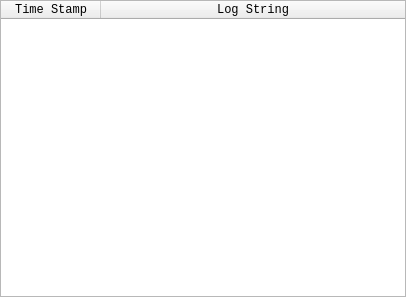
<?xml version="1.0" encoding="utf-8"?>
<!--
* 	This file is part of Nanomite.
*
*    Nanomite is free software: you can redistribute it and/or modify
*    it under the terms of the GNU General Public License as published by
*    the Free Software Foundation, either version 3 of the License, or
*    (at your option) any later version.
*
*    Nanomite is distributed in the hope that it will be useful,
*    but WITHOUT ANY WARRANTY; without even the implied warranty of
*    MERCHANTABILITY or FITNESS FOR A PARTICULAR PURPOSE.  See the
*    GNU General Public License for more details.
*
*    You should have received a copy of the GNU General Public License
*    along with Nanomite.  If not, see <http://www.gnu.org/licenses/>.
*/
-->
<ui version="4.0">
 <class>qtDLGLogView</class>
 <widget class="QDockWidget" name="qtDLGLogView">
  <property name="geometry">
   <rect>
    <x>0</x>
    <y>0</y>
    <width>406</width>
    <height>297</height>
   </rect>
  </property>
  <property name="sizePolicy">
   <sizepolicy hsizetype="Expanding" vsizetype="Expanding">
    <horstretch>0</horstretch>
    <verstretch>0</verstretch>
   </sizepolicy>
  </property>
  <property name="minimumSize">
   <size>
    <width>71</width>
    <height>222</height>
   </size>
  </property>
  <property name="features">
   <set>QDockWidget::DockWidgetFloatable|QDockWidget::DockWidgetMovable</set>
  </property>
  <property name="windowTitle">
   <string>Log View</string>
  </property>
  <widget class="QWidget" name="widget">
   <property name="sizePolicy">
    <sizepolicy hsizetype="Expanding" vsizetype="Expanding">
     <horstretch>0</horstretch>
     <verstretch>0</verstretch>
    </sizepolicy>
   </property>
   <layout class="QGridLayout" name="gridLayout">
    <property name="margin">
     <number>0</number>
    </property>
    <property name="spacing">
     <number>0</number>
    </property>
    <item row="0" column="0">
     <widget class="QTableWidget" name="tblLogBox">
      <property name="minimumSize">
       <size>
        <width>0</width>
        <height>200</height>
       </size>
      </property>
      <property name="maximumSize">
       <size>
        <width>16777215</width>
        <height>16777215</height>
       </size>
      </property>
      <property name="font">
       <font>
        <family>Lucida Console</family>
       </font>
      </property>
      <property name="contextMenuPolicy">
       <enum>Qt::CustomContextMenu</enum>
      </property>
      <property name="editTriggers">
       <set>QAbstractItemView::NoEditTriggers</set>
      </property>
      <property name="selectionMode">
       <enum>QAbstractItemView::ExtendedSelection</enum>
      </property>
      <property name="selectionBehavior">
       <enum>QAbstractItemView::SelectRows</enum>
      </property>
      <property name="horizontalScrollMode">
       <enum>QAbstractItemView::ScrollPerPixel</enum>
      </property>
      <property name="showGrid">
       <bool>false</bool>
      </property>
      <attribute name="horizontalHeaderVisible">
       <bool>true</bool>
      </attribute>
      <attribute name="horizontalHeaderStretchLastSection">
       <bool>true</bool>
      </attribute>
      <attribute name="verticalHeaderVisible">
       <bool>false</bool>
      </attribute>
      <attribute name="verticalHeaderDefaultSectionSize">
       <number>11</number>
      </attribute>
      <attribute name="verticalHeaderMinimumSectionSize">
       <number>11</number>
      </attribute>
      <column>
       <property name="text">
        <string>Time Stamp</string>
       </property>
      </column>
      <column>
       <property name="text">
        <string>Log String</string>
       </property>
      </column>
     </widget>
    </item>
   </layout>
  </widget>
 </widget>
 <layoutdefault spacing="6" margin="11"/>
 <resources/>
 <connections/>
</ui>
